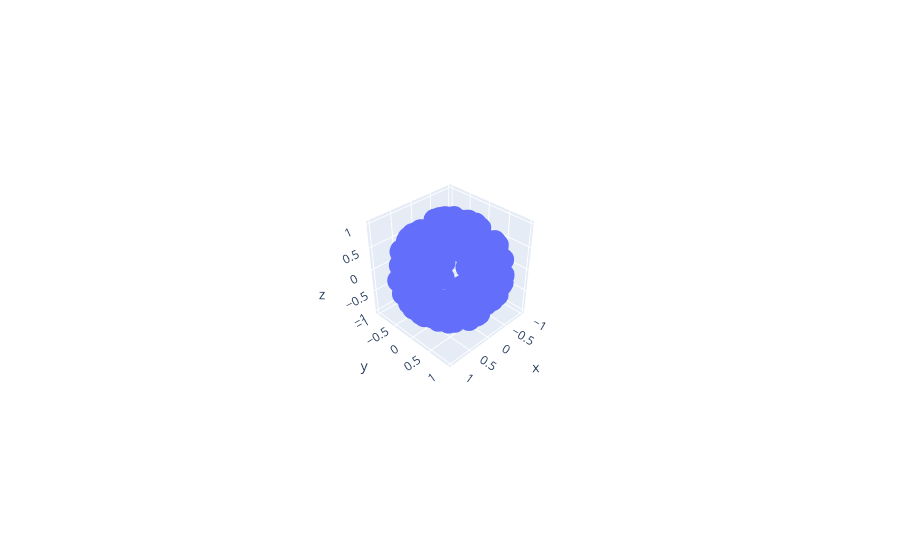

Notebook cell for this chart:
### Code cell
import plotly.express as px
import pandas as pd
pts = pd.DataFrame(pts, columns=["x", "y", "z"])
fig = px.scatter_3d(pts, x="x", y="y", z="z")
fig.show()

### Figure 1 — Plotly figure (JSON) as saved in the notebook; plotly's stock layout.template omitted (floating-point values rounded to 4 significant figures; data arrays with more than 128 entries replaced by an {"elided": "..."} marker saying what was removed)
{"data": [{"hovertemplate": "x=%{x}<br>y=%{y}<br>z=%{z}<extra></extra>", "legendgroup": "", "marker": {"color": "#636efa", "symbol": "circle"}, "mode": "markers", "name": "", "scene": "scene", "showlegend": false, "type": "scatter3d", "x": {"elided": "200 float values"}, "y": {"elided": "200 float values"}, "z": {"elided": "200 float values"}}], "layout": {"autosize": true, "legend": {"tracegroupgap": 0}, "margin": {"t": 60}, "scene": {"aspectmode": "auto", "aspectratio": {"x": 1.0, "y": 0.9959, "z": 1.004}, "camera": {"center": {"x": 0, "y": 0, "z": 0}, "eye": {"x": 2.628, "y": 2.628, "z": 2.628}, "projection": {"type": "perspective"}, "up": {"x": 0, "y": 0, "z": 1}}, "domain": {"x": [0, 1], "y": [0, 1]}, "xaxis": {"title": {"text": "x"}, "type": "linear"}, "yaxis": {"title": {"text": "y"}, "type": "linear"}, "zaxis": {"title": {"text": "z"}, "type": "linear"}}}}
